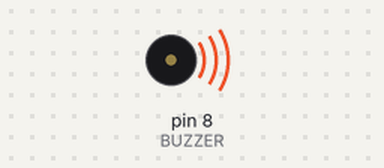
Bench run of a sketch on a simulated Arduino Uno, built with avr-gcc and run on an emulated ATmega328P. On the bench: buzzer (waves = sounding).

Above: at 0.09 s.
At 3.61 s:
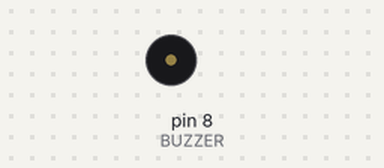
Timing chart, 0 to 4.3 s (numbered marks = the images above):
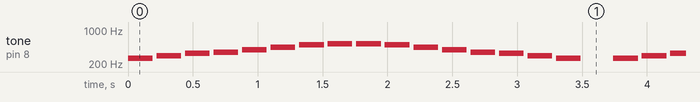

The sketch:

06_buzzer_melodia.ino
```cpp
/*
 * 06_buzzer_melodia.ino - Melodia con buzzer pasivo
 * Monitoria: Instalacion y manejo de Arduino - Intro. Ing. Electronica (UNAL)
 * Placa: Arduino UNO R3
 * Concepto: tone(), arreglos, maquina de estados con millis()
 * Montaje: buzzer pasivo entre D8 y GND
 */

const uint8_t BUZZER = 8;
const uint16_t DURACION_NOTA = 220;   // ms por nota
const uint16_t PAUSA_ENTRE_NOTAS = 30;

// Frecuencias en Hz. 0 = silencio
const uint16_t MELODIA[] = {
    262, 294, 330, 349, 392, 440, 494, 523,   // escala ascendente (C4 - C5)
    523, 494, 440, 392, 349, 330, 294, 262,   // escala descendente
     0                                        // pausa final antes de repetir
};
const uint8_t NUM_NOTAS = sizeof(MELODIA) / sizeof(MELODIA[0]);

uint8_t indice = 0;
unsigned long tUltimo = 0;

void tocarNota(uint8_t i) {
    uint16_t frecuencia = MELODIA[i];
    if (frecuencia == 0) {
        noTone(BUZZER);
    } else {
        tone(BUZZER, frecuencia, DURACION_NOTA - PAUSA_ENTRE_NOTAS);
    }
}

void setup() {
    pinMode(BUZZER, OUTPUT);
    tUltimo = millis();
    tocarNota(0);
}

void loop() {
    if (millis() - tUltimo < DURACION_NOTA) {
        return;                       // la nota aun esta sonando
    }
    tUltimo = millis();

    indice = (indice + 1) % NUM_NOTAS;  // avanza y vuelve al inicio
    tocarNota(indice);
}
```

Measured:
- by itself, tone on pin 8 (BUZZER): plays 262 Hz for 0.19 s, 294 Hz for 0.19 s, 330 Hz for 0.19 s, 349 Hz for 0.19 s, 392 Hz for 0.19 s, 440 Hz for 0.19 s … (557 notes in this stretch)
